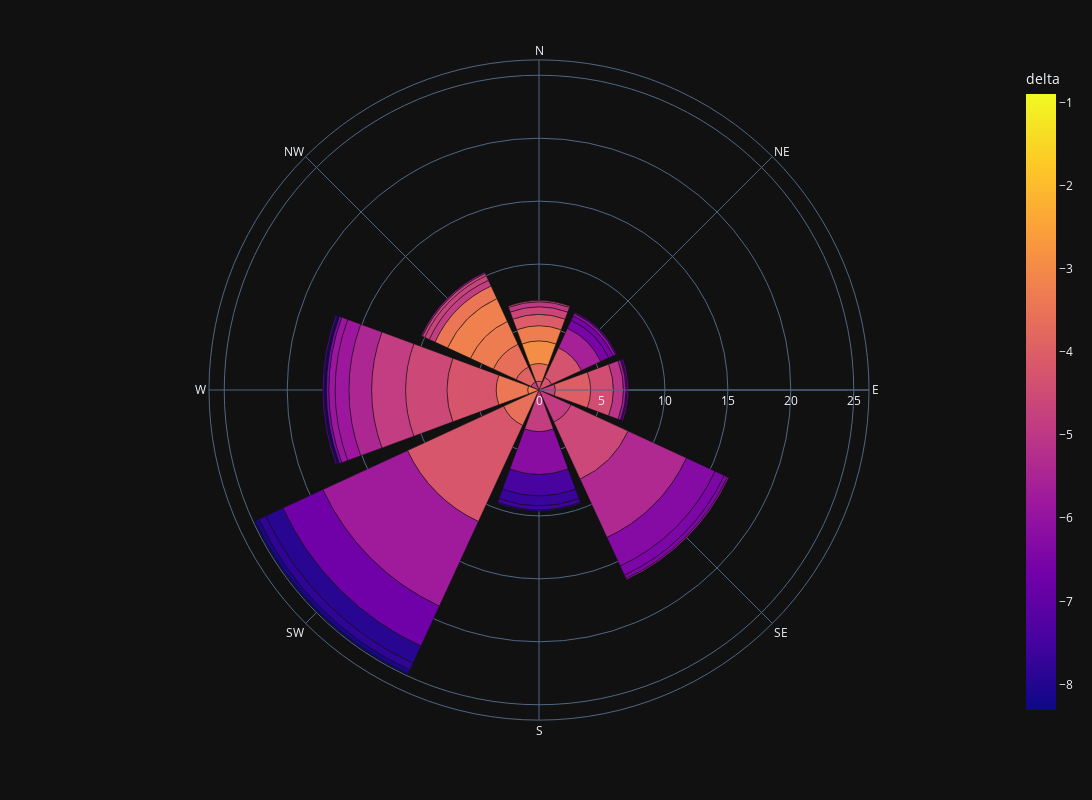

Notebook cell for this chart:
### Code cell
# Create a wind rose plot
fig = px.bar_polar(aggregated_data, r='FrequencyMeasured', theta='WindDirMeasuredBin', color='delta',
                   template='plotly_dark', color_discrete_sequence=px.colors.sequential.Plasma_r)
# Set the figure size
fig.update_layout(width=1600, height=800)
fig.show()

### Figure 1 — Plotly figure (JSON) as saved in the notebook; plotly's stock layout.template omitted (floating-point values rounded to 4 significant figures)
{"data": [{"hovertemplate": "FrequencyMeasured=%{r}<br>WindDirMeasuredBin=%{theta}<br>delta=%{marker.color}<extra></extra>", "legendgroup": "", "marker": {"color": [-4.239, -3.686, -2.93, -3.253, -4.05, -4.624, -4.978, -4.479, -4.132, -2.9, null, null, null, -4.296, -4.3, -5.588, -6.523, -6.568, -6.021, -7.103, -4.567, -2.367, -1.3, -0.9, null, null, -4.671, -3.992, -4.412, -5.084, -5.725, -7.006, -6.503, -7.069, null, null, null, null, null, -4.895, -4.578, -5.376, -6.298, -6.467, -6.463, -5.691, -3.954, -3.744, -3.6, null, null, null, -4.847, -6.2, -7.433, -7.675, -7.537, -7.9, -7.765, -5.46, -3.7, -6.9, null, null, null, -3.594, -4.214, -5.746, -6.706, -7.92, -7.795, -8.143, -8.122, -6.794, -7.02, -4.35, -6.8, null, -3.211, -3.417, -4.237, -4.548, -4.852, -5.429, -5.835, -5.864, -6.429, -8.307, -7.997, -6.908, -5.475, -4.806, -3.924, -3.613, -3.297, -3.189, -3.453, -4.856, -4.712, -4.617, -5.752, -4.855, -3.439, -2.45], "coloraxis": "coloraxis", "pattern": {"shape": ""}}, "name": "", "r": [0.7, 1.4, 1.8, 1.2, 0.9, 0.6, 0.4, 0.1, 0, 0, 0, 0, 0, 1.1, 2.6, 1.7, 0.7, 0.4, 0.2, 0.1, 0, 0, 0, 0, 0, 0, 1.3, 2.8, 1.8, 0.8, 0.2, 0.1, 0.1, 0, 0, 0, 0, 0, 0, 2.8, 5, 5.1, 2.5, 0.8, 0.3, 0.1, 0, 0, 0, 0, 0, 0, 3.3, 3.4, 1.7, 0.8, 0.3, 0.1, 0, 0, 0, 0, 0, 0, 0, 3.1, 8.4, 7.4, 3.5, 1.5, 0.6, 0.3, 0.1, 0, 0, 0, 0, 0, 0.9, 2.5, 3.9, 3.3, 2.7, 1.8, 1.1, 0.5, 0.2, 0.1, 0.1, 0.1, 0, 0.7, 1.3, 2, 2, 2, 1.1, 0.5, 0.4, 0.2, 0.1, 0, 0, 0], "showlegend": false, "subplot": "polar", "theta": ["N", "N", "N", "N", "N", "N", "N", "N", "N", "N", "N", "N", "N", "NE", "NE", "NE", "NE", "NE", "NE", "NE", "NE", "NE", "NE", "NE", "NE", "NE", "E", "E", "E", "E", "E", "E", "E", "E", "E", "E", "E", "E", "E", "SE", "SE", "SE", "SE", "SE", "SE", "SE", "SE", "SE", "SE", "SE", "SE", "SE", "S", "S", "S", "S", "S", "S", "S", "S", "S", "S", "S", "S", "S", "SW", "SW", "SW", "SW", "SW", "SW", "SW", "SW", "SW", "SW", "SW", "SW", "SW", "W", "W", "W", "W", "W", "W", "W", "W", "W", "W", "W", "W", "W", "NW", "NW", "NW", "NW", "NW", "NW", "NW", "NW", "NW", "NW", "NW", "NW", "NW"], "type": "barpolar"}], "layout": {"barmode": "relative", "coloraxis": {"colorbar": {"title": {"text": "delta"}}, "colorscale": [[0, "#0d0887"], [0.1111, "#46039f"], [0.2222, "#7201a8"], [0.3333, "#9c179e"], [0.4444, "#bd3786"], [0.5556, "#d8576b"], [0.6667, "#ed7953"], [0.7778, "#fb9f3a"], [0.8889, "#fdca26"], [1, "#f0f921"]]}, "height": 800, "legend": {"tracegroupgap": 0}, "margin": {"t": 60}, "polar": {"angularaxis": {"direction": "clockwise", "rotation": 90}, "domain": {"x": [0, 1], "y": [0, 1]}}, "width": 1600}}
